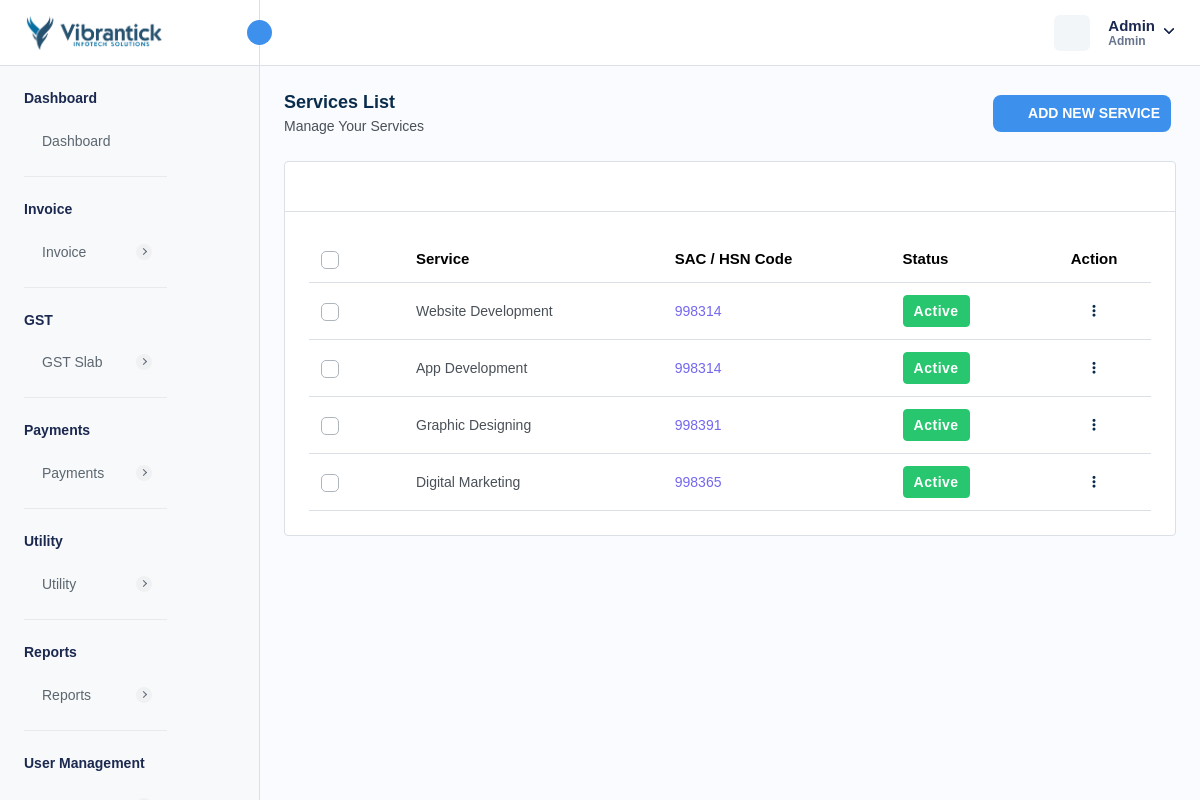
Before: /services.php (signed in) with the older database file.
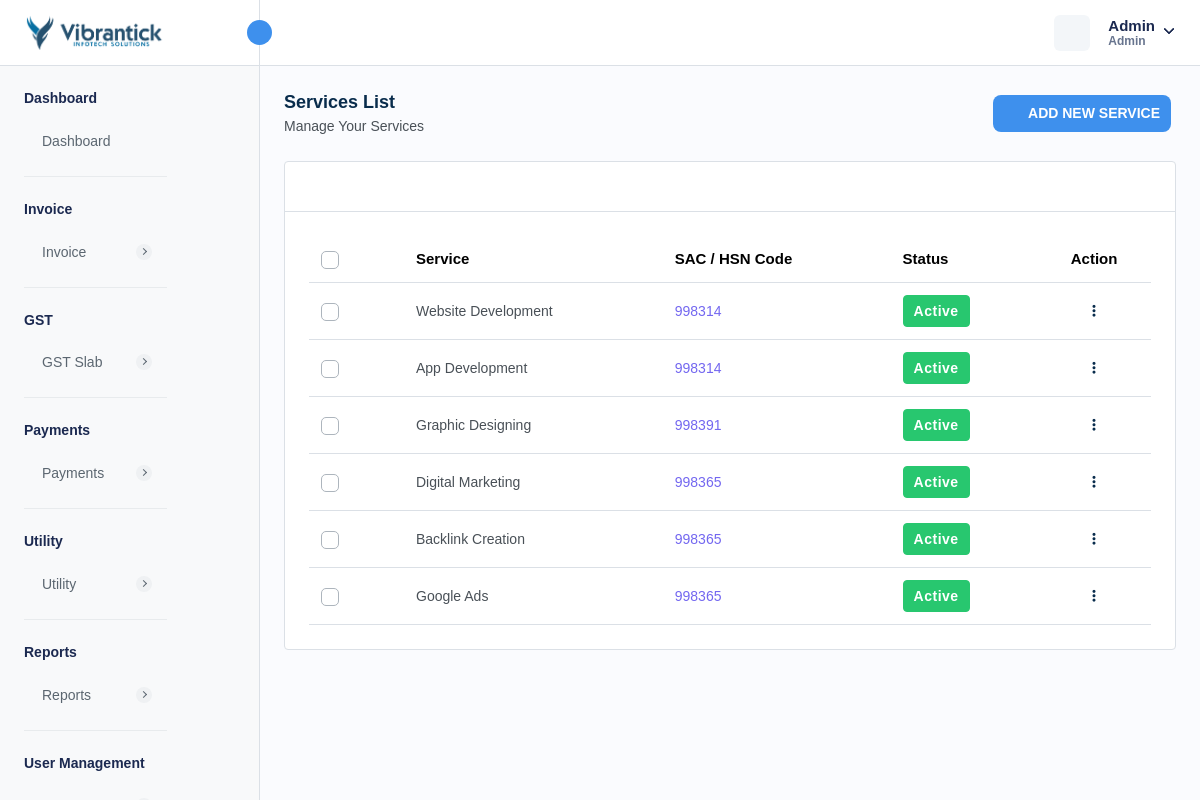
After: the same page with the newer database file.
### tables this page shows
CREATE TABLE `services` (
  `service_id` int NOT NULL AUTO_INCREMENT,
  `service_name` varchar(255) DEFAULT NULL,
  `sac_code` int DEFAULT NULL,
  `created_at` timestamp NULL DEFAULT CURRENT_TIMESTAMP,
  `update_at` timestamp NULL DEFAULT NULL ON UPDATE CURRENT_TIMESTAMP,
  `isActive` int DEFAULT '1',
  PRIMARY KEY (`service_id`)
);

### services.php (the view, shortened to what the changed rows need)
<?php
require "./database/config.php";
try {
    $stmtFetch = $db->prepare("SELECT * FROM services");
    $stmtFetch->execute();
    $services = $stmtFetch->get_result();
} catch (Exception $e) {
    $_SESSION['error'] = $e;
}
?>
<!DOCTYPE html>
<html lang="en">
<head>
    <link rel="stylesheet" href="assets/css/bootstrap.min.css">
    <link rel="stylesheet" href="assets/css/animate.css">
    <link rel="stylesheet" href="assets/plugins/select2/css/select2.min.css">
    <link rel="stylesheet" href="assets/css/dataTables.bootstrap5.min.css">
    <link rel="stylesheet" href="assets/css/bootstrap-datetimepicker.min.css">
    <link rel="stylesheet" href="assets/plugins/summernote/summernote-bs4.min.css">
    <link rel="stylesheet" href="assets/plugins/fontawesome/css/fontawesome.min.css">
    <link rel="stylesheet" href="assets/plugins/fontawesome/css/all.min.css">
    <link rel="stylesheet" href="assets/css/style.css">
    <link rel="stylesheet" href="https://cdn.jsdelivr.net/npm/notyf@3/notyf.min.css" />
</head>
<body>
    <div class="main-wrapper">
        <div class="page-wrapper">
            <div class="content">
                <div class="card table-list-card">
                    <div class="card-body">
                        <div class="table-responsive">
                            <table class="table datanew">
                                <thead>
                                    <tr>
                                        <th class="no-sort">
                                            <label class="checkboxs">
                                                <span class="checkmarks"></span>
                                            </label>
                                        </th>
                                        <th>Service</th>
                                        <th>SAC / HSN Code</th>
                                        <th>Status</th>
                                        <th class="no-sort text-center">Action</th>
                                    </tr>
                                </thead>
                                <tbody>
                                    <?php foreach ($services->fetch_all(MYSQLI_ASSOC) as $service) { ?>
                                        <tr>
                                            <td>
                                                <label class="checkboxs">
                                                    <span class="checkmarks"></span>
                                                </label>
                                            </td>
                                            <td><?php echo $service['service_name'] ?></td>
                                            <td class="ref-number"><?php echo $service['sac_code'] ?></td>
                                            <td>
                                                <?php if ($service['isActive'] == 1) { ?>
                                                    <span class="badge badge-lg bg-success">Active</span>
                                                <?php } else { ?>
                                                    <span class="badge badge-lg bg-danger">Inactive</span>
                                                <?php } ?>
                                            </td>
                                            <td class="text-center">
                                                <a class="action-set" href="javascript:void(0);" data-bs-toggle="dropdown"
                                                    aria-expanded="true">
                                                    <i class="fa fa-ellipsis-v" aria-hidden="true"></i>
                                                </a>
                                            </td>
                                        </tr>
                                    <?php } ?>
                                </tbody>
                            </table>
                        </div>
                    </div>
                </div>
            </div>
        </div>
    </div>
</body>
</html>

Changed rows visible on the page:
added services: service_name "Backlink Creation", sac_code "998365", isActive "Active"
added services: service_name "Google Ads", sac_code "998365", isActive "Active"
